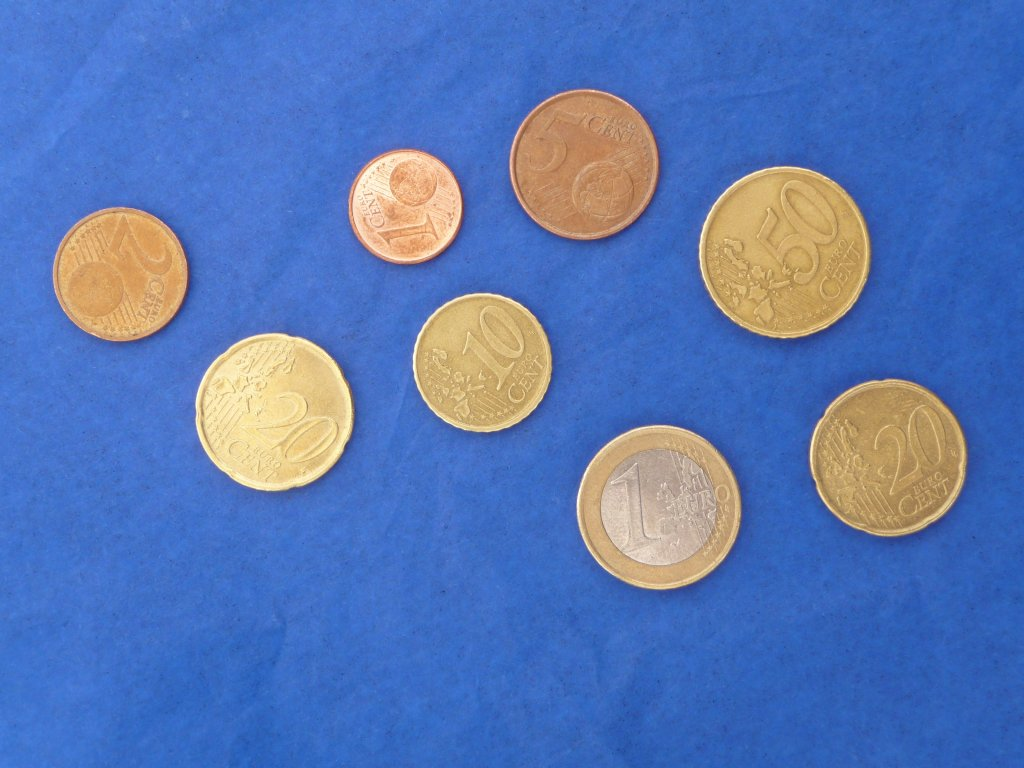
%> input picture BRUNO-1/Moedas1.jpg, 1024 x 768 px
$ octave untitled2.m   (GNU Octave 9; MATLAB toolbox functions it lacks are replaced by stand-ins)
%> lines starting %> are read from the running program, lines starting %| are printed output that depends on the picture; in (x1, y1, x2, y2) boxes, pixels count from 0 and x2, y2 are one past the last pixel; in counts of white or black regions, pixels touching at a corner belong together; the program's own positions count from 1
%------------------------------------------------------------------------------------------------
% Demo to illustrate simple blob detection, measurement, and filtering.
% Requires the Image Processing Toolbox (IPT) because it demonstates some functions
% supplied by that toolbox, plus it uses the "coins" demo image supplied with that toolbox.
% If you have the IPT (you can check by typing ver on the command line), you should be able to
% run this demo code simply by copying and pasting this code into a new editor window,
% and then clicking the green "run" triangle on the toolbar.
% Running time = 7.5 seconds the first run and 2.5 seconds on subsequent runs.
% A similar Mathworks demo:
% http://www.mathworks.com/products/image/demos.html?file=/products/demos/shipping/images/ipexprops.html
% Code written and posted by ImageAnalyst, July 2009.  Updated April 2015 for MATLAB release R2015a
%------------------------------------------------------------------------------------------------
% function BlobsDemo()
% echo on;
% Startup code.
tic; % Start timer.
clc; % Clear command window.
clearvars; % Get rid of variables from prior run of this m-file.
fprintf('Running BlobsDemo.m...\n'); % Message sent to command window.
workspace; % Make sure the workspace panel with all the variables is showing.
imtool close all;  % Close all imtool figures.
format long g;
format compact;
captionFontSize = 14;

% Check that user has the Image Processing Toolbox installed.
hasIPT = license('test', 'image_toolbox');
if ~hasIPT
	% User does not have the toolbox installed.
	message = sprintf('Sorry, but you do not seem to have the Image Processing Toolbox.\nDo you want to try to continue anyway?');
	reply = questdlg(message, 'Toolbox missing', 'Yes', 'No', 'Yes');
%> the answer given: Yes
	if strcmpi(reply, 'No')
		% User said No, so exit.
		return;
	end
end

% Read in a standard MATLAB demo image of coins (US nickles and dimes, which are 5 cent and 10 cent coins)
baseFileName = 'Moedas1.jpg';
folder = fileparts(which(baseFileName)); % Determine where demo folder is (works with all versions).
fullFileName = fullfile(folder, baseFileName);
if ~exist(fullFileName, 'file')
	% It doesn't exist in the current folder.
	% Look on the search path.
	if ~exist(baseFileName, 'file')
		% It doesn't exist on the search path either.
		% Alert user that we can't find the image.
		warningMessage = sprintf('Error: the input image file\n%s\nwas not found.\nClick OK to exit the demo.', fullFileName);
		uiwait(warndlg(warningMessage));
		fprintf(1, 'Finished running BlobsDemo.m.\n');
		return;
	end
	% Found it on the search path.  Construct the file name.
	fullFileName = baseFileName; % Note: don't prepend the folder.
end
% If we get here, we should have found the image file.
originalImage = imread(fullFileName);
%> originalImage is the input picture: size 768x1024x3 uint8; mean R, G, B 87.8, 118.8, 181
% Check to make sure that it is grayscale, just in case the user substituted their own image.
[rows, columns, numberOfColorChannels] = size(originalImage);
if numberOfColorChannels > 1
	promptMessage = sprintf('Your image file has %d color channels.\nThis demo was designed for grayscale images.\nDo you want me to convert it to grayscale for you so you can continue?', numberOfColorChannels);
	button = questdlg(promptMessage, 'Continue', 'Convert and Continue', 'Cancel', 'Convert and Continue');
%> the answer given: Convert and Continue
	if strcmp(button, 'Cancel')
		fprintf(1, 'Finished running BlobsDemo.m.\n');
		return;
	end
	% Do the conversion using standard book formula
	originalImage = rgb2gray(originalImage);
%> originalImage: size 768x1024 uint8
end

% Display the grayscale image.
subplot(3, 3, 1);
imshow(originalImage);
% Maximize the figure window.
set(gcf, 'units','normalized','outerposition',[0 0 1 1]);
% Force it to display RIGHT NOW (otherwise it might not display until it's all done, unless you've stopped at a breakpoint.)
drawnow;
caption = sprintf('Original "coins" image showing\n6 nickels (the larger coins) and 4 dimes (the smaller coins).');
title(caption, 'FontSize', captionFontSize);
axis image; % Make sure image is not artificially stretched because of screen's aspect ratio.

% Just for fun, let's get its histogram and display it.
[pixelCount, grayLevels] = imhist(originalImage);
%> pixelCount = 256 values, max 20998 at index 110, min 0 at index 1, mean 3072; grayLevels = 256 values from 0 to 255
subplot(3, 3, 2);
bar(pixelCount);
title('Histogram of original image', 'FontSize', captionFontSize);
xlim([0 grayLevels(end)]); % Scale x axis manually.
grid on;

% Threshold the image to get a binary image (only 0's and 1's) of class "logical."
% Method #1: using im2bw()
%   normalizedThresholdValue = 0.4; % In range 0 to 1.
%   thresholdValue = normalizedThresholdValue * max(max(originalImage)); % Gray Levels.
%   binaryImage = im2bw(originalImage, normalizedThresholdValue);       % One way to threshold to binary
% Method #2: using a logical operation.
thresholdValue = 100;
binaryImage = originalImage > thresholdValue; % Bright objects will be chosen if you use >.
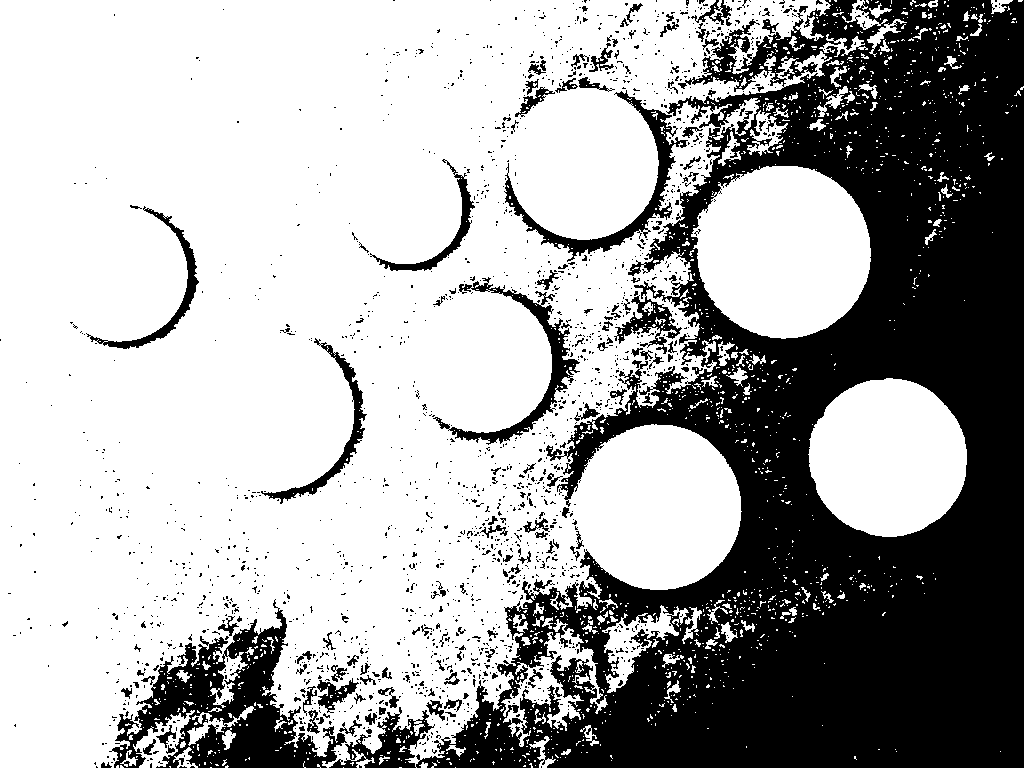
%> binaryImage: size 768x1024 logical; 66.2% white; 1903 black regions (1761 under 20 px), largest, box (x1, y1, x2, y2) and area: (329, 0, 1024, 768) 224836, (109, 599, 347, 768) 14674, (504, 90, 688, 262) 3792
% ========== IMPORTANT OPTION ============================================================
% Use < if you want to find dark objects instead of bright objects.
%   binaryImage = originalImage < thresholdValue; % Dark objects will be chosen if you use <.

% Do a "hole fill" to get rid of any background pixels or "holes" inside the blobs.
binaryImage = imfill(binaryImage, 'holes');

% Show the threshold as a vertical red bar on the histogram.
hold on;
maxYValue = ylim;
line([thresholdValue, thresholdValue], maxYValue, 'Color', 'r');
% Place a text label on the bar chart showing the threshold.
annotationText = sprintf('Thresholded at %d gray levels', thresholdValue);
% For text(), the x and y need to be of the data class "double" so let's cast both to double.
text(double(thresholdValue + 5), double(0.5 * maxYValue(2)), annotationText, 'FontSize', 10, 'Color', [0 .5 0]);
text(double(thresholdValue - 70), double(0.94 * maxYValue(2)), 'Background', 'FontSize', 10, 'Color', [0 0 .5]);
text(double(thresholdValue + 50), double(0.94 * maxYValue(2)), 'Foreground', 'FontSize', 10, 'Color', [0 0 .5]);

% Display the binary image.
subplot(3, 3, 3);
imshow(binaryImage);
title('Binary Image, obtained by thresholding', 'FontSize', captionFontSize);

% Identify individual blobs by seeing which pixels are connected to each other.
% Each group of connected pixels will be given a label, a number, to identify it and distinguish it from the other blobs.
% Do connected components labeling with either bwlabel() or bwconncomp().
labeledImage = bwlabel(binaryImage, 8);     % Label each blob so we can make measurements of it
% labeledImage is an integer-valued image where all pixels in the blobs have values of 1, or 2, or 3, or ... etc.
subplot(3, 3, 4);
imshow(labeledImage, []);  % Show the gray scale image.
title('Labeled Image, from bwlabel()', 'FontSize', captionFontSize);

% Let's assign each blob a different color to visually show the user the distinct blobs.
coloredLabels = label2rgb (labeledImage, 'hsv', 'k', 'shuffle'); % pseudo random color labels
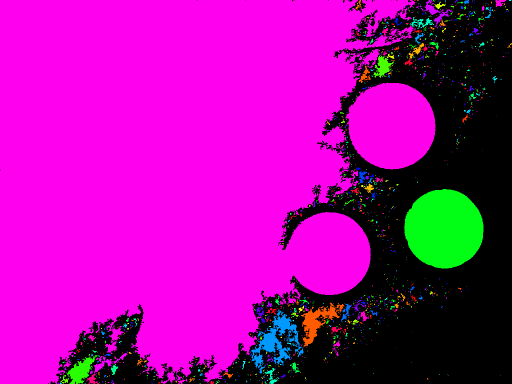
%> coloredLabels: size 768x1024x3 uint8 (shown at 1/2 size); mean R, G, B 167.7, 10.2, 158.2
% coloredLabels is an RGB image.  We could have applied a colormap instead (but only with R2014b and later)
subplot(3, 3, 5);
imshow(coloredLabels);
axis image; % Make sure image is not artificially stretched because of screen's aspect ratio.
caption = sprintf('Pseudo colored labels, from label2rgb().\nBlobs are numbered from top to bottom, then from left to right.');
title(caption, 'FontSize', captionFontSize);

% Get all the blob properties.  Can only pass in originalImage in version R2008a and later.
blobMeasurements = regionprops(labeledImage, originalImage, 'all');
%> blobMeasurements = 1443 regions; largest, box (x1, y1, x2, y2), Area, Centroid, MajorAxisLength, MinorAxisLength and Eccentricity: (0, 0, 832, 768) 482407 [340.4 342.8] 879.9 760.3 0.503, (691, 166, 871, 339) 23964 [783.8 251.9] 177.1 172.4 0.229, (808, 378, 967, 537) 19626 [888.7 458.2] 159.2 157 0.164
numberOfBlobs = size(blobMeasurements, 1);
%> numberOfBlobs = 1443

% bwboundaries() returns a cell array, where each cell contains the row/column coordinates for an object in the image.
% Plot the borders of all the coins on the original grayscale image using the coordinates returned by bwboundaries.
subplot(3, 3, 6);
imshow(originalImage);
title('Outlines, from bwboundaries()', 'FontSize', captionFontSize);
axis image; % Make sure image is not artificially stretched because of screen's aspect ratio.
hold on;
boundaries = bwboundaries(binaryImage);
%> boundaries = 1443 boundaries; largest, box (x1, y1, x2, y2) and points: (0, 0, 832, 768) 9427, (501, 619, 608, 747) 1457, (602, 605, 689, 693) 706, (691, 166, 871, 339) 581, (808, 378, 967, 537) 452
numberOfBoundaries = size(boundaries, 1);
%> numberOfBoundaries = 1443
for k = 1 : numberOfBoundaries
	thisBoundary = boundaries{k};
	plot(thisBoundary(:,2), thisBoundary(:,1), 'g', 'LineWidth', 2);
end
%> this loop made 1443 passes
%> thisBoundary on passes 9 to 11: [757 137; 757 138; 758 137; 757 137], [721 142; 721 143; 721 142], [728 144; 728 144]
hold off;

textFontSize = 14;	% Used to control size of "blob number" labels put atop the image.
labelShiftX = -7;	% Used to align the labels in the centers of the coins.
blobECD = zeros(1, numberOfBlobs);
% Print header line in the command window.
fprintf(1,'Blob #      Mean Intensity  Area   Perimeter    Centroid       Diameter\n');
% Loop over all blobs printing their measurements to the command window.
for k = 1 : numberOfBlobs           % Loop through all blobs.
	% Find the mean of each blob.  (R2008a has a better way where you can pass the original image
	% directly into regionprops.  The way below works for all versions including earlier versions.)
	thisBlobsPixels = blobMeasurements(k).PixelIdxList;  % Get list of pixels in current blob.
	meanGL = mean(originalImage(thisBlobsPixels)); % Find mean intensity (in original image!)
	meanGL2008a = blobMeasurements(k).MeanIntensity; % Mean again, but only for version >= R2008a

	blobArea = blobMeasurements(k).Area;		% Get area.
	blobPerimeter = blobMeasurements(k).Perimeter;		% Get perimeter.
	blobCentroid = blobMeasurements(k).Centroid;		% Get centroid one at a time
	blobECD(k) = sqrt(4 * blobArea / pi);					% Compute ECD - Equivalent Circular Diameter.
	fprintf(1,'#%2d %17.1f %11.1f %8.1f %8.1f %8.1f % 8.1f\n', k, meanGL, blobArea, blobPerimeter, blobCentroid, blobECD(k));
	% Put the "blob number" labels on the "boundaries" grayscale image.
	text(blobCentroid(1) + labelShiftX, blobCentroid(2), num2str(k), 'FontSize', textFontSize, 'FontWeight', 'Bold');
end
%> this loop made 1443 passes
%> (meanGL, meanGL2008a, blobArea, blobPerimeter, blobCentroid) on passes 1, 4, 8: (124.8, 124.8, 482407, 10271.8, [340.4 342.8]), (102.6, 102.6, 105, 86.51, [130.2 760.5]), (102.1, 102.1, 1602, 356.2, [162.6 742])
%> (printed output is left out)
%> after the loop, blobECD = 1443 values, max 783.7 at index 1, min 1.13 at index 11, mean 3.47

% Now, I'll show you another way to get centroids.
% We can get the centroids of ALL the blobs into 2 arrays,
% one for the centroid x values and one for the centroid y values.
allBlobCentroids = [blobMeasurements.Centroid];
%> allBlobCentroids = 2886 values, max 1022.5 at index 2885, min 1 at index 2298, mean 558.4
centroidsX = allBlobCentroids(1:2:end-1);
%> centroidsX = 1443 values, max 1022.5 at index 1443, min 118.1 at index 2, mean 697.2
centroidsY = allBlobCentroids(2:2:end);
%> centroidsY = 1443 values, max 768 at index 72, min 1 at index 1149, mean 419.6
% Put the labels on the rgb labeled image also.
subplot(3, 3, 5);
for k = 1 : numberOfBlobs           % Loop through all blobs.
	text(centroidsX(k) + labelShiftX, centroidsY(k), num2str(k), 'FontSize', textFontSize, 'FontWeight', 'Bold');
end

% Now I'll demonstrate how to select certain blobs based using the ismember() function.
% Let's say that we wanted to find only those blobs
% with an intensity between 150 and 220 and an area less than 2000 pixels.
% This would give us the three brightest dimes (the smaller coin type).
allBlobIntensities = [blobMeasurements.MeanIntensity];
%> allBlobIntensities = 1443 values, max 168.4 at index 540, min 101 at index 6, mean 101.7
allBlobAreas = [blobMeasurements.Area];
%> allBlobAreas = 1443 values, max 482407 at index 1, min 1 at index 11, mean 380.6
% Get a list of the blobs that meet our criteria and we need to keep.
% These will be logical indices - lists of true or false depending on whether the feature meets the criteria or not.
% for example [1, 0, 0, 1, 1, 0, 1, .....].  Elements 1, 4, 5, 7, ... are true, others are false.
allowableIntensityIndexes = (allBlobIntensities > 150) & (allBlobIntensities < 220);
%> allowableIntensityIndexes = 1443 logical values, 2 true
allowableAreaIndexes = allBlobAreas < 2000; % Take the small objects.
%> allowableAreaIndexes = 1443 logical values, 1438 true
% Now let's get actual indexes, rather than logical indexes, of the  features that meet the criteria.
% for example [1, 4, 5, 7, .....] to continue using the example from above.
keeperIndexes = find(allowableIntensityIndexes & allowableAreaIndexes);
%> keeperIndexes = []
% Extract only those blobs that meet our criteria, and
% eliminate those blobs that don't meet our criteria.
% Note how we use ismember() to do this.  Result will be an image - the same as labeledImage but with only the blobs listed in keeperIndexes in it.
keeperBlobsImage = ismember(labeledImage, keeperIndexes);
% Re-label with only the keeper blobs kept.
labeledDimeImage = bwlabel(keeperBlobsImage, 8);     % Label each blob so we can make measurements of it
% Now we're done.  We have a labeled image of blobs that meet our specified criteria.
subplot(3, 3, 7);
imshow(labeledDimeImage, []);
axis image;
title('"Keeper" blobs (3 brightest dimes in a re-labeled image)', 'FontSize', captionFontSize);
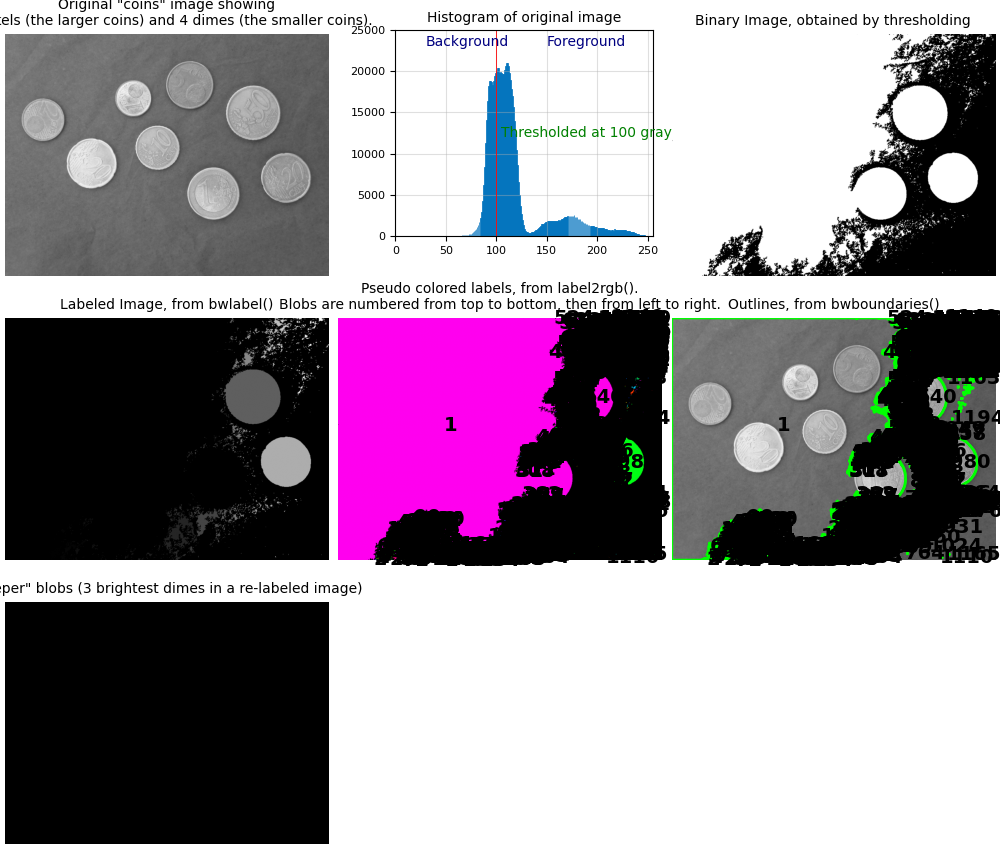
%> figure redrawn from the program's plot data, 7 panels

% Plot the centroids in the original image in the upper left.
% Dimes will have a red cross, nickels will have a blue X.
message = sprintf('Now I will plot the centroids over the original image in the upper left.\nPlease look at the upper left image.');
reply = questdlg(message, 'Plot Centroids?', 'OK', 'Cancel', 'Cancel');
%> the answer given: Cancel
% Note: reply will = '' for Upper right X, 'OK' for OK, and 'Cancel' for Cancel.
if strcmpi(reply, 'Cancel')
	return;
end
subplot(3, 3, 1);
hold on; % Don't blow away image.
for k = 1 : numberOfBlobs           % Loop through all keeper blobs.
	% Identify if blob #k is a dime or nickel.
	itsADime = allBlobAreas(k) < 2200; % Dimes are small.
	if itsADime
		% Plot dimes with a red +.
		plot(centroidsX(k), centroidsY(k), 'r+', 'MarkerSize', 10, 'LineWidth', 2);
	else
		% Plot dimes with a blue x.
		plot(centroidsX(k), centroidsY(k), 'bx', 'MarkerSize', 10, 'LineWidth', 2);
	end
end


% Now use the keeper blobs as a mask on the original image.
% This will let us display the original image in the regions of the keeper blobs.
maskedImageDime = originalImage; % Simply a copy at first.
maskedImageDime(~keeperBlobsImage) = 0;  % Set all non-keeper pixels to zero.
subplot(3, 3, 8);
imshow(maskedImageDime);
axis image;
title('Only the 3 brightest dimes from the original image', 'FontSize', captionFontSize);

% Now let's get the nickels (the larger coin type).
keeperIndexes = find(allBlobAreas > 2000);  % Take the larger objects.
% Note how we use ismember to select the blobs that meet our criteria.
nickelBinaryImage = ismember(labeledImage, keeperIndexes);
% Let's get the nickels from the original grayscale image, with the other non-nickel pixels blackened.
% In other words, we will create a "masked" image.
maskedImageNickel = originalImage; % Simply a copy at first.
maskedImageNickel(~nickelBinaryImage) = 0;  % Set all non-nickel pixels to zero.
subplot(3, 3, 9);
imshow(maskedImageNickel, []);
axis image;
title('Only the nickels from the original image', 'FontSize', captionFontSize);

elapsedTime = toc;
% Alert user that the demo is done and give them the option to save an image.
message = sprintf('Done making measurements of the features.\n\nElapsed time = %.2f seconds.', elapsedTime);
message = sprintf('%s\n\nCheck out the figure window for the images.\nCheck out the command window for the numerical results.', message);
message = sprintf('%s\n\nDo you want to save the pseudo-colored image?', message);
reply = questdlg(message, 'Save image?', 'Yes', 'No', 'No');
% Note: reply will = '' for Upper right X, 'Yes' for Yes, and 'No' for No.
if strcmpi(reply, 'Yes')
	% Ask user for a filename.
	FilterSpec = {'*.PNG', 'PNG Images (*.png)'; '*.tif', 'TIFF images (*.tif)'; '*.*', 'All Files (*.*)'};
	DialogTitle = 'Save image file name';
	% Get the default filename.  Make sure it's in the folder where this m-file lives.
	% (If they run this file but the cd is another folder then pwd will show that folder, not this one.
	thisFile = mfilename('fullpath');
	[thisFolder, baseFileName, ext] = fileparts(thisFile);
	DefaultName = sprintf('%s/%s.tif', thisFolder, baseFileName);
	[fileName, specifiedFolder] = uiputfile(FilterSpec, DialogTitle, DefaultName);
	if fileName ~= 0
		% Parse what they actually specified.
		[folder, baseFileName, ext] = fileparts(fileName);
		% Create the full filename, making sure it has a tif filename.
		fullImageFileName = fullfile(specifiedFolder, [baseFileName '.tif']);
		% Save the labeled image as a tif image.
		imwrite(uint8(coloredLabels), fullImageFileName);
		% Just for fun, read image back into the imtool utility to demonstrate that tool.
		tifimage = imread(fullImageFileName);
		imtool(tifimage, []);
	end
end

message = sprintf('Would you like to crop out each coin to individual images?');
reply = questdlg(message, 'Extract Individual Images?', 'Yes', 'No', 'Yes');
% Note: reply will = '' for Upper right X, 'Yes' for Yes, and 'No' for No.
if strcmpi(reply, 'Yes')
	figure;	% Create a new figure window.
	% Maximize the figure window.
	set(gcf, 'Units','Normalized','OuterPosition',[0 0 1 1]);
	for k = 1 : numberOfBlobs           % Loop through all blobs.
		% Find the bounding box of each blob.
		thisBlobsBoundingBox = blobMeasurements(k).BoundingBox;  % Get list of pixels in current blob.
		% Extract out this coin into it's own image.
		subImage = imcrop(originalImage, thisBlobsBoundingBox);
		% Determine if it's a dime (small) or a nickel (large coin).
		if blobMeasurements(k).Area > 2200
			coinType = 'nickel';
		else
			coinType = 'dime';
		end
		% Display the image with informative caption.
		subplot(3, 4, k);
		imshow(subImage);
		caption = sprintf('Coin #%d is a %s.\nDiameter = %.1f pixels\nArea = %d pixels', ...
			k, coinType, blobECD(k), blobMeasurements(k).Area);
		title(caption, 'FontSize', textFontSize);
	end

	% Display the MATLAB "peaks" logo.
	logoFig = subplot(3, 4, 11:12);
	caption = sprintf('A MATLAB Tutorial by ImageAnalyst');
	text(0.5,1.15, caption, 'Color','r', 'FontSize', 18, 'FontWeight','b', 'HorizontalAlignment', 'Center') ;
	positionOfLowerRightPlot = get(logoFig, 'position');
	L = 40*membrane(1,25);
	logoax = axes('CameraPosition', [-193.4013 -265.1546  220.4819],...
		'CameraTarget',[26 26 10], ...
		'CameraUpVector',[0 0 1], ...
		'CameraViewAngle',9.5, ...
		'DataAspectRatio', [1 1 .9],...
		'Position', positionOfLowerRightPlot, ...
		'Visible','off', ...
		'XLim',[1 51], ...
		'YLim',[1 51], ...
		'ZLim',[-13 40], ...
		'parent',gcf);
	s = surface(L, ...
		'EdgeColor','none', ...
		'FaceColor',[0.9 0.2 0.2], ...
		'FaceLighting','phong', ...
		'AmbientStrength',0.3, ...
		'DiffuseStrength',0.6, ...
		'Clipping','off',...
		'BackFaceLighting','lit', ...
		'SpecularStrength',1, ...
		'SpecularColorReflectance',1, ...
		'SpecularExponent',7, ...
		'Tag','TheMathWorksLogo', ...
		'parent',logoax);
	l1 = light('Position',[40 100 20], ...
		'Style','local', ...
		'Color',[0 0.8 0.8], ...
		'parent',logoax);
	l2 = light('Position',[.5 -1 .4], ...
		'Color',[0.8 0.8 0], ...
		'parent',logoax);
end
